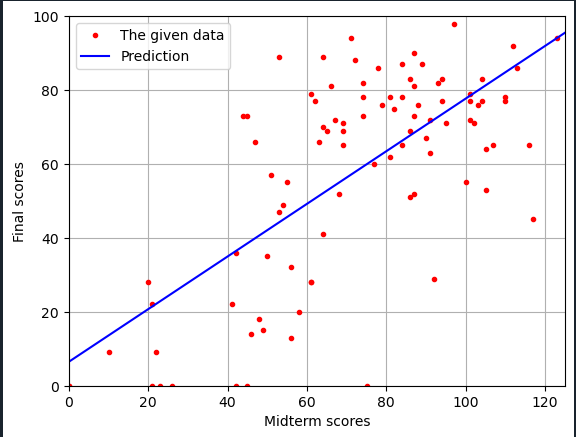

Reproduce this figure in Python.
import numpy as np
import matplotlib.pyplot as plt

if __name__ == '__main__':
    midterm_range = np.array([0, 125])
    final_range = np.array([0, 100])

    # Load score data
    class_kr = np.loadtxt('data/class_score_kr.csv', delimiter=',')
    class_en = np.loadtxt('data/class_score_en.csv', delimiter=',')
    data = np.vstack((class_kr, class_en))

    # Estimate a line: final = slope * midterm + y_intercept
    A=np.vstack((data[:,0],np.ones(data[:,0].shape))).T
    b=data[:,1]
    line = np.linalg.pinv(A) @b # TODO) Find the best [slope, y_intercept] from 'data'
    
    # Predict scores
    final = lambda midterm: line[0] * midterm + line[1]
    while True:
        try:
            given = input('Q) Please input your midterm score (Enter or -1: exit)? ')
            if given == '' or float(given) < 0:
                break
            print(f'A) Your final score is expected to be {final(float(given)):.3f}.')
        except Exception as ex:
            print(f'Cannot answer the question. (message: {ex})')
            break

    # Plot scores and the estimated line
    plt.figure()
    plt.plot(data[:,0], data[:,1], 'r.', label='The given data')
    plt.plot(midterm_range, final(midterm_range), 'b-', label='Prediction')
    plt.xlabel('Midterm scores')
    plt.ylabel('Final scores')
    plt.xlim(midterm_range)
    plt.ylim(final_range)
    plt.grid()
    plt.legend()
    plt.show()
